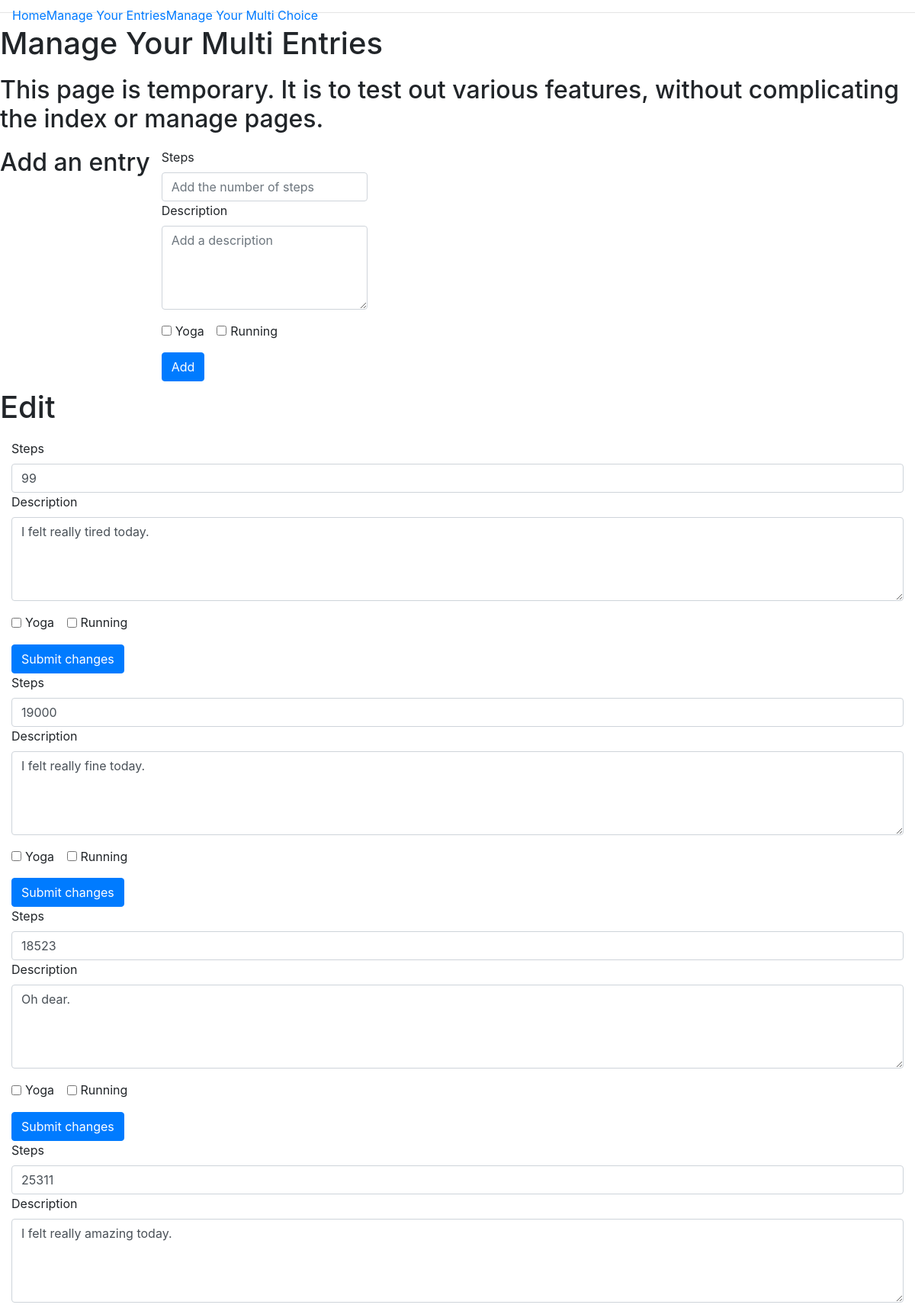
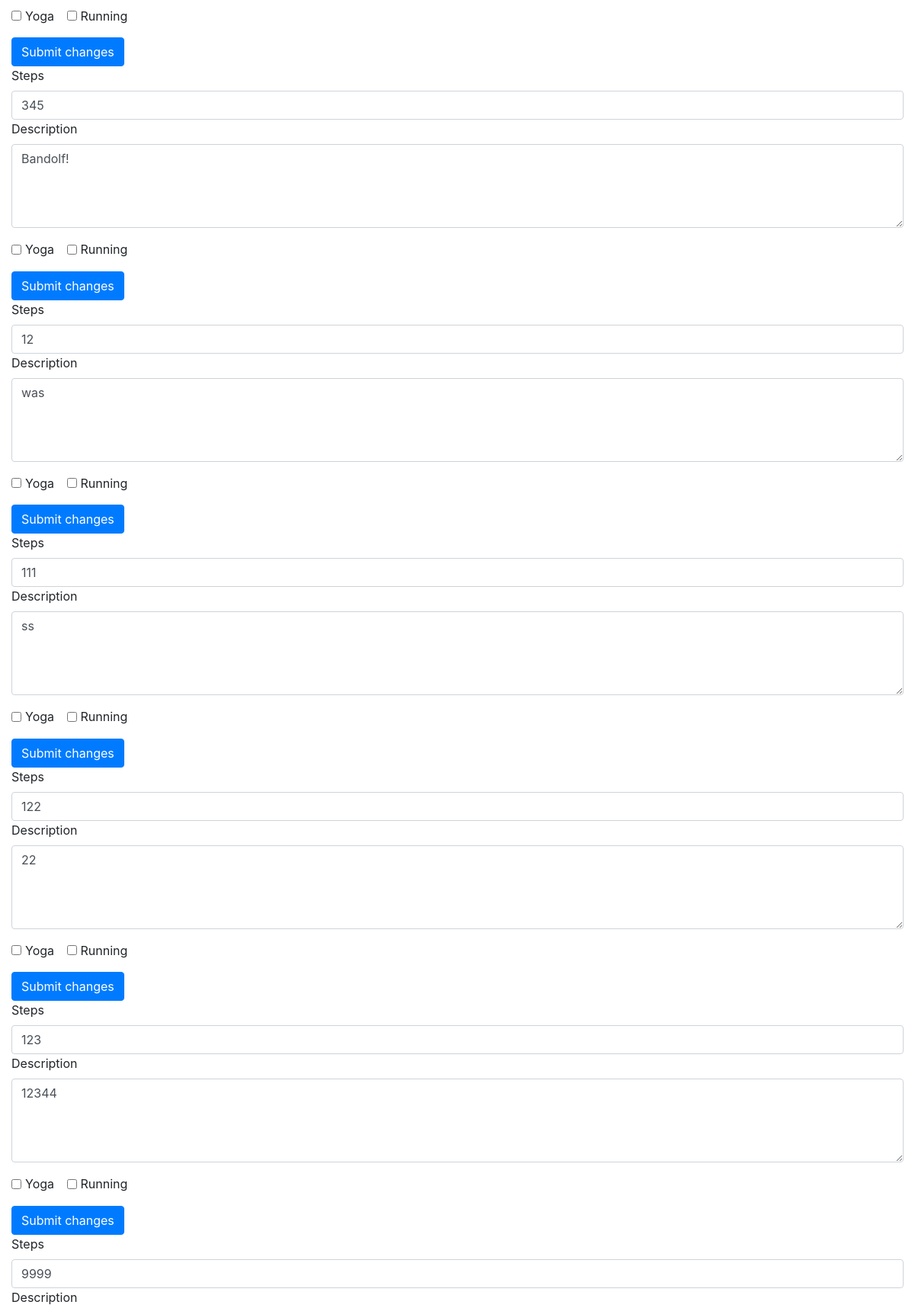
The app's page /multi (upper part) with its own data (2 pictures, top to bottom).
### app/models.py (models this page shows, shortened)
class JournalEntry(db.Model):
    id = db.Column(db.Integer, primary_key=True)
    date = db.Column(db.Date, default=datetime.datetime.now())
    steps = db.Column(db.Integer)
    description = db.Column(db.Text())
    yoga = db.Column(db.Boolean, default=False)
    running = db.Column(db.Boolean, default=False)
    user_id = db.Column(db.Integer, db.ForeignKey('user.id'))

### app/routes.py (the view)
@app.route('/multi')
def multi_entries():
    entries = JournalEntry.query.all()
    return render_template('multi.html', title="Manage Your Multi Entries", entries=entries)

### app/templates/multi.html (shortened to what this page needs)
{% extends "base.html" %} {% block content %}
<div class='container-fluid'>
    <div class="row">
        <h1>{{title}}</h1>
    </div>
    <div class="row">
        <h2>This page is temporary. It is to test out various features, without complicating the index or manage pages.
        </h2>
    </div>
    <div class="row">
        <h2>Add an entry</h2>
        <div class="col-sm-3 add-form">
            <form action="/multi" method="POST">
                <div class="form-group">
                    <label for="steps">Steps</label>
                    <input type="number" class="form-control" name="steps" id="steps" placeholder="Add the number of steps">
                    <label for="description">Description</label>
                    <textarea class="form-control" name="description" id="description" rows=4 placeholder="Add a description" required></textarea>
                </div>
                <div class="form-group">
                    <div class="form-check form-check-inline">
                        <input class="form-check-input" type="checkbox" name="yoga" id="yoga" value="yoga">
                        <label class="form-check-label" for="yoga">Yoga</label>
                    </div>
                    <div class="form-check form-check-inline">
                        <input class="form-check-input" type="checkbox" name="running" id="running" value="running">
                        <label class="form-check-label" for="running">Running</label>
                    </div>
                </div>
                <button type="submit" class="btn btn-primary" value="Add">Add</button>
            </form>
        </div>
    </div>
    <div class="row">
        <h1>Edit</h1>
    </div>
    {% for entry in entries %}
    <form method="POST" action="/manage/{{entry.id}}/edit">
        <div class="form-group">
            <label for="steps">Steps</label>
            <input class="form-control" value="{{entry.steps}}" name="new_steps" placeholder={{entry.steps}}>
            <label for="description">Description</label>
            <textarea class="form-control" value="{{entry.description}}" name="new_description" rows="4">{{entry.description}}</textarea>
        </div>
        <div class="form-group">
            <div class="form-check form-check-inline">
                <input class="form-check-input" type="checkbox" name="yoga" id="yoga" value="{{entry.yoga}}" {% if entry.yoga %} checked {% endif %}>
                <label class="form-check-label" for="yoga">Yoga</label>
            </div>
            <div class="form-check form-check-inline">
                <input class="form-check-input" type="checkbox" name="running" id="running" value="{{entry.running}}" {% if entry.running %} checked {% endif %}>
                <label class="form-check-label" for="running">Running</label>
            </div>
        </div>
        <button type="submit" class="btn btn-primary" value="Edit ">Submit changes</button>
    </form>
    {% endfor %}
</div>
{% endblock %}

### app/static/css/styles.css (style rules this page uses)
.row { margin: 10px }

### records on screen
JournalEntry: new_steps "99", new_description "I felt really tired today."
JournalEntry: new_steps "19000", new_description "I felt really fine today."
JournalEntry: new_steps "18523", new_description "Oh dear."
JournalEntry: new_steps "25311", new_description "I felt really amazing today."
JournalEntry: new_steps "345", new_description "Bandolf!"
JournalEntry: new_steps "12", new_description "was"
JournalEntry: new_steps "111", new_description "ss"
JournalEntry: new_steps "122", new_description "22"
JournalEntry: new_steps "123", new_description "12344"
JournalEntry: new_steps "9999"

### other values on screen
{{ title }} "Manage Your Multi Entries"
